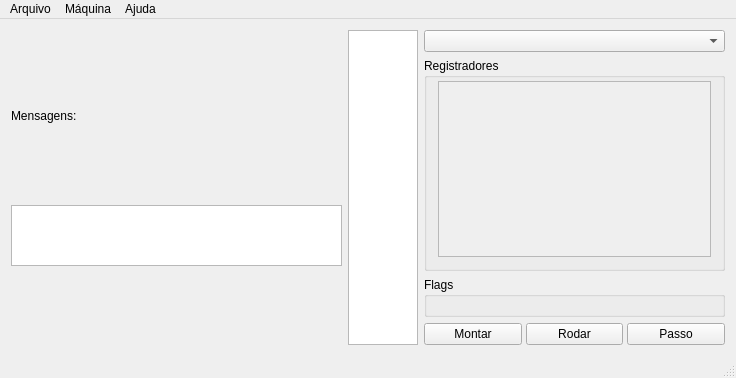
<?xml version="1.0" encoding="UTF-8"?>
<ui version="4.0">
 <class>HidraGui</class>
 <widget class="QMainWindow" name="HidraGui">
  <property name="geometry">
   <rect>
    <x>0</x>
    <y>0</y>
    <width>736</width>
    <height>378</height>
   </rect>
  </property>
  <property name="windowTitle">
   <string>Hidra - PET Computação</string>
  </property>
  <property name="styleSheet">
   <string notr="true"/>
  </property>
  <property name="locale">
   <locale language="Portuguese" country="Brazil"/>
  </property>
  <widget class="QWidget" name="centralWidget">
   <layout class="QHBoxLayout" name="horizontalLayout_2">
    <item>
     <widget class="QWidget" name="areaEditor" native="true">
      <layout class="QVBoxLayout" name="verticalLayout">
       <property name="spacing">
        <number>3</number>
       </property>
       <property name="leftMargin">
        <number>0</number>
       </property>
       <property name="topMargin">
        <number>0</number>
       </property>
       <property name="rightMargin">
        <number>0</number>
       </property>
       <property name="bottomMargin">
        <number>0</number>
       </property>
       <item>
        <layout class="QVBoxLayout" name="layoutSourceCodeHolder"/>
       </item>
       <item>
        <widget class="QLabel" name="labelMensagens">
         <property name="sizePolicy">
          <sizepolicy hsizetype="Preferred" vsizetype="Fixed">
           <horstretch>0</horstretch>
           <verstretch>0</verstretch>
          </sizepolicy>
         </property>
         <property name="text">
          <string>Mensagens:</string>
         </property>
        </widget>
       </item>
       <item>
        <widget class="QTextEdit" name="textEditError">
         <property name="enabled">
          <bool>true</bool>
         </property>
         <property name="maximumSize">
          <size>
           <width>16777215</width>
           <height>61</height>
          </size>
         </property>
         <property name="readOnly">
          <bool>true</bool>
         </property>
        </widget>
       </item>
      </layout>
     </widget>
    </item>
    <item>
     <widget class="QTableView" name="tableViewMemoryInstructions">
      <property name="enabled">
       <bool>true</bool>
      </property>
      <property name="sizePolicy">
       <sizepolicy hsizetype="Minimum" vsizetype="Expanding">
        <horstretch>0</horstretch>
        <verstretch>0</verstretch>
       </sizepolicy>
      </property>
      <property name="minimumSize">
       <size>
        <width>0</width>
        <height>0</height>
       </size>
      </property>
      <property name="maximumSize">
       <size>
        <width>16777215</width>
        <height>16777215</height>
       </size>
      </property>
      <property name="sizeAdjustPolicy">
       <enum>QAbstractScrollArea::AdjustToContents</enum>
      </property>
      <property name="selectionMode">
       <enum>QAbstractItemView::SingleSelection</enum>
      </property>
      <property name="selectionBehavior">
       <enum>QAbstractItemView::SelectRows</enum>
      </property>
     </widget>
    </item>
    <item>
     <widget class="QWidget" name="areaSimulador" native="true">
      <property name="minimumSize">
       <size>
        <width>301</width>
        <height>0</height>
       </size>
      </property>
      <property name="maximumSize">
       <size>
        <width>301</width>
        <height>16777215</height>
       </size>
      </property>
      <layout class="QVBoxLayout" name="verticalLayout_2">
       <property name="leftMargin">
        <number>0</number>
       </property>
       <property name="topMargin">
        <number>0</number>
       </property>
       <property name="rightMargin">
        <number>0</number>
       </property>
       <property name="bottomMargin">
        <number>0</number>
       </property>
       <item>
        <widget class="QComboBox" name="comboBoxMachine">
         <property name="currentIndex">
          <number>-1</number>
         </property>
         <item>
          <property name="text">
           <string>Neander</string>
          </property>
         </item>
         <item>
          <property name="text">
           <string>Ahmes</string>
          </property>
         </item>
         <item>
          <property name="text">
           <string>Ramses</string>
          </property>
         </item>
         <item>
          <property name="text">
           <string>Cesar</string>
          </property>
         </item>
        </widget>
       </item>
       <item>
        <widget class="QGroupBox" name="groupBox">
         <property name="title">
          <string>Registradores</string>
         </property>
         <layout class="QHBoxLayout" name="horizontalLayout_4">
          <property name="topMargin">
           <number>3</number>
          </property>
          <item>
           <widget class="QScrollArea" name="scrollAreaRegisters">
            <property name="horizontalScrollBarPolicy">
             <enum>Qt::ScrollBarAsNeeded</enum>
            </property>
            <property name="widgetResizable">
             <bool>true</bool>
            </property>
            <property name="alignment">
             <set>Qt::AlignLeading|Qt::AlignLeft|Qt::AlignTop</set>
            </property>
            <widget class="QWidget" name="widgetRegisters">
             <property name="geometry">
              <rect>
               <x>0</x>
               <y>0</y>
               <width>279</width>
               <height>187</height>
              </rect>
             </property>
             <layout class="QHBoxLayout" name="horizontalLayout_3">
              <item>
               <spacer name="horizontalSpacer">
                <property name="orientation">
                 <enum>Qt::Horizontal</enum>
                </property>
                <property name="sizeHint" stdset="0">
                 <size>
                  <width>0</width>
                  <height>0</height>
                 </size>
                </property>
               </spacer>
              </item>
              <item>
               <layout class="QGridLayout" name="layoutRegisters">
                <property name="horizontalSpacing">
                 <number>0</number>
                </property>
                <property name="verticalSpacing">
                 <number>6</number>
                </property>
               </layout>
              </item>
              <item>
               <spacer name="horizontalSpacer_2">
                <property name="orientation">
                 <enum>Qt::Horizontal</enum>
                </property>
                <property name="sizeHint" stdset="0">
                 <size>
                  <width>0</width>
                  <height>0</height>
                 </size>
                </property>
               </spacer>
              </item>
             </layout>
            </widget>
           </widget>
          </item>
         </layout>
        </widget>
       </item>
       <item>
        <widget class="QGroupBox" name="areaFlags">
         <property name="minimumSize">
          <size>
           <width>0</width>
           <height>40</height>
          </size>
         </property>
         <property name="title">
          <string>Flags</string>
         </property>
         <layout class="QGridLayout" name="gridLayout">
          <property name="topMargin">
           <number>3</number>
          </property>
          <item row="0" column="1">
           <layout class="QHBoxLayout" name="layoutFlags">
            <property name="spacing">
             <number>18</number>
            </property>
           </layout>
          </item>
          <item row="0" column="0">
           <spacer name="horizontalSpacer_3">
            <property name="orientation">
             <enum>Qt::Horizontal</enum>
            </property>
            <property name="sizeHint" stdset="0">
             <size>
              <width>0</width>
              <height>0</height>
             </size>
            </property>
           </spacer>
          </item>
          <item row="0" column="2">
           <spacer name="horizontalSpacer_4">
            <property name="orientation">
             <enum>Qt::Horizontal</enum>
            </property>
            <property name="sizeHint" stdset="0">
             <size>
              <width>0</width>
              <height>0</height>
             </size>
            </property>
           </spacer>
          </item>
         </layout>
        </widget>
       </item>
       <item>
        <layout class="QHBoxLayout" name="horizontalLayout">
         <property name="spacing">
          <number>4</number>
         </property>
         <item>
          <widget class="QPushButton" name="pushButtonMontar">
           <property name="maximumSize">
            <size>
             <width>16777215</width>
             <height>32</height>
            </size>
           </property>
           <property name="text">
            <string>Montar</string>
           </property>
          </widget>
         </item>
         <item>
          <widget class="QPushButton" name="pushButtonRun">
           <property name="maximumSize">
            <size>
             <width>16777215</width>
             <height>32</height>
            </size>
           </property>
           <property name="whatsThis">
            <string/>
           </property>
           <property name="text">
            <string>Rodar</string>
           </property>
           <property name="autoDefault">
            <bool>true</bool>
           </property>
          </widget>
         </item>
         <item>
          <widget class="QPushButton" name="pushButtonStep">
           <property name="maximumSize">
            <size>
             <width>16777215</width>
             <height>32</height>
            </size>
           </property>
           <property name="text">
            <string>Passo</string>
           </property>
          </widget>
         </item>
        </layout>
       </item>
      </layout>
     </widget>
    </item>
   </layout>
   <zorder>areaEditor</zorder>
   <zorder>areaSimulador</zorder>
   <zorder>tableViewMemoryInstructions</zorder>
  </widget>
  <widget class="QMenuBar" name="menuBar">
   <property name="geometry">
    <rect>
     <x>0</x>
     <y>0</y>
     <width>736</width>
     <height>21</height>
    </rect>
   </property>
   <widget class="QMenu" name="menuPrograma">
    <property name="title">
     <string>Arquivo</string>
    </property>
    <addaction name="actionOpen"/>
    <addaction name="action_Save"/>
    <addaction name="actionSaveAs"/>
    <addaction name="separator"/>
    <addaction name="actionClose"/>
   </widget>
   <widget class="QMenu" name="menuAjuda">
    <property name="title">
     <string>Ajuda</string>
    </property>
    <addaction name="actionManual"/>
    <addaction name="separator"/>
    <addaction name="actionRelatar_um_problema"/>
   </widget>
   <widget class="QMenu" name="menuMemoria">
    <property name="title">
     <string>Máquina</string>
    </property>
    <addaction name="actionMontar"/>
    <addaction name="actionRodar"/>
    <addaction name="actionPasso"/>
    <addaction name="separator"/>
    <addaction name="actionCarregar"/>
    <addaction name="actionSaveMem"/>
    <addaction name="separator"/>
    <addaction name="actionZerar_registradores"/>
    <addaction name="separator"/>
    <addaction name="actionHexadecimal"/>
   </widget>
   <addaction name="menuPrograma"/>
   <addaction name="menuMemoria"/>
   <addaction name="menuAjuda"/>
  </widget>
  <widget class="QStatusBar" name="statusBar"/>
  <action name="actionMontar">
   <property name="text">
    <string>Montar</string>
   </property>
   <property name="shortcut">
    <string>Ctrl+B</string>
   </property>
  </action>
  <action name="actionPasso">
   <property name="text">
    <string>Passo</string>
   </property>
  </action>
  <action name="actionRodar">
   <property name="text">
    <string>Rodar</string>
   </property>
   <property name="shortcut">
    <string>Ctrl+R</string>
   </property>
  </action>
  <action name="actionSaveAs">
   <property name="text">
    <string>Salvar como...</string>
   </property>
   <property name="shortcut">
    <string>Ctrl+Shift+S</string>
   </property>
  </action>
  <action name="actionManual">
   <property name="text">
    <string>Manual</string>
   </property>
  </action>
  <action name="actionRelatar_um_problema">
   <property name="text">
    <string>Relatar um problema</string>
   </property>
  </action>
  <action name="actionClose">
   <property name="text">
    <string>Fechar</string>
   </property>
   <property name="shortcut">
    <string>Ctrl+X</string>
   </property>
  </action>
  <action name="action_Save">
   <property name="text">
    <string>&amp;Salvar</string>
   </property>
   <property name="shortcut">
    <string>Ctrl+S</string>
   </property>
  </action>
  <action name="actionOpen">
   <property name="text">
    <string>Abrir</string>
   </property>
   <property name="shortcut">
    <string>Ctrl+O</string>
   </property>
  </action>
  <action name="actionCarregar">
   <property name="text">
    <string>Importar memória...</string>
   </property>
  </action>
  <action name="actionSaveMem">
   <property name="text">
    <string>Exportar memória...</string>
   </property>
  </action>
  <action name="actionZerarMemoria">
   <property name="text">
    <string>Zerar memória</string>
   </property>
  </action>
  <action name="actionZerar_registradores">
   <property name="text">
    <string>Zerar registradores</string>
   </property>
  </action>
  <action name="actionHexadecimal">
   <property name="checkable">
    <bool>true</bool>
   </property>
   <property name="text">
    <string>Modo hexadecimal</string>
   </property>
  </action>
 </widget>
 <layoutdefault spacing="6" margin="11"/>
 <resources/>
 <connections/>
</ui>
